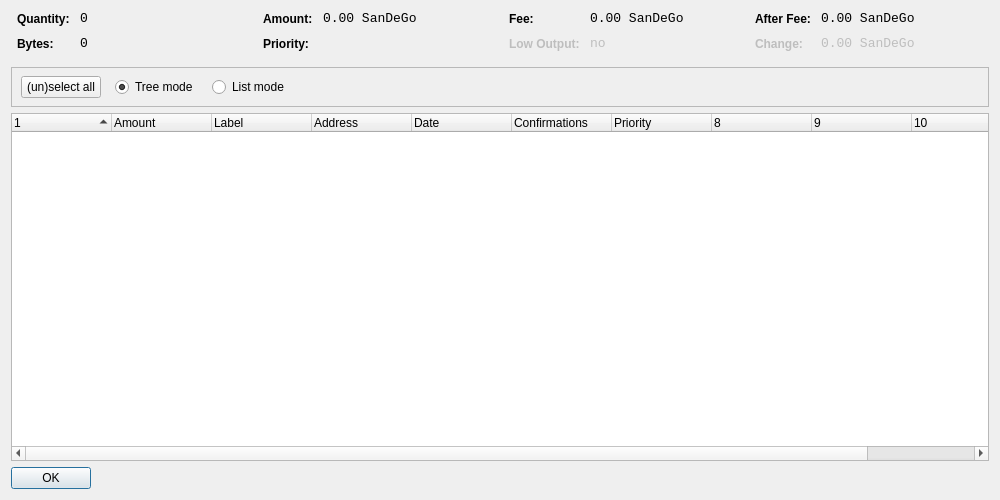
<?xml version="1.0" encoding="UTF-8"?>
<ui version="4.0">
 <class>CoinControlDialog</class>
 <widget class="QDialog" name="CoinControlDialog">
  <property name="geometry">
   <rect>
    <x>0</x>
    <y>0</y>
    <width>1000</width>
    <height>500</height>
   </rect>
  </property>
  <property name="windowTitle">
   <string>Coin Control</string>
  </property>
  <layout class="QVBoxLayout" name="verticalLayout">
   <item>
    <layout class="QHBoxLayout" name="horizontalLayoutTop" stretch="0,0,0,0">
     <property name="topMargin">
      <number>0</number>
     </property>
     <property name="bottomMargin">
      <number>10</number>
     </property>
     <item>
      <layout class="QFormLayout" name="formLayoutCoinControl1">
       <property name="horizontalSpacing">
        <number>10</number>
       </property>
       <property name="verticalSpacing">
        <number>10</number>
       </property>
       <property name="leftMargin">
        <number>6</number>
       </property>
       <property name="rightMargin">
        <number>6</number>
       </property>
       <item row="0" column="0">
        <widget class="QLabel" name="labelCoinControlQuantityText">
         <property name="styleSheet">
          <string notr="true">font-weight:bold;</string>
         </property>
         <property name="text">
          <string>Quantity:</string>
         </property>
        </widget>
       </item>
       <item row="0" column="1">
        <widget class="QLabel" name="labelCoinControlQuantity">
         <property name="font">
          <font>
           <family>Monospace</family>
           <pointsize>10</pointsize>
          </font>
         </property>
         <property name="cursor">
          <cursorShape>IBeamCursor</cursorShape>
         </property>
         <property name="contextMenuPolicy">
          <enum>Qt::ActionsContextMenu</enum>
         </property>
         <property name="text">
          <string notr="true">0</string>
         </property>
         <property name="textInteractionFlags">
          <set>Qt::LinksAccessibleByMouse|Qt::TextSelectableByKeyboard|Qt::TextSelectableByMouse</set>
         </property>
        </widget>
       </item>
       <item row="1" column="0">
        <widget class="QLabel" name="labelCoinControlBytesText">
         <property name="styleSheet">
          <string notr="true">font-weight:bold;</string>
         </property>
         <property name="text">
          <string>Bytes:</string>
         </property>
        </widget>
       </item>
       <item row="1" column="1">
        <widget class="QLabel" name="labelCoinControlBytes">
         <property name="font">
          <font>
           <family>Monospace</family>
           <pointsize>10</pointsize>
          </font>
         </property>
         <property name="cursor">
          <cursorShape>IBeamCursor</cursorShape>
         </property>
         <property name="contextMenuPolicy">
          <enum>Qt::ActionsContextMenu</enum>
         </property>
         <property name="text">
          <string notr="true">0</string>
         </property>
         <property name="textInteractionFlags">
          <set>Qt::LinksAccessibleByMouse|Qt::TextSelectableByKeyboard|Qt::TextSelectableByMouse</set>
         </property>
        </widget>
       </item>
      </layout>
     </item>
     <item>
      <layout class="QFormLayout" name="formLayoutCoinControl2">
       <property name="horizontalSpacing">
        <number>10</number>
       </property>
       <property name="verticalSpacing">
        <number>10</number>
       </property>
       <property name="leftMargin">
        <number>6</number>
       </property>
       <property name="rightMargin">
        <number>6</number>
       </property>
       <item row="0" column="0">
        <widget class="QLabel" name="labelCoinControlAmountText">
         <property name="styleSheet">
          <string notr="true">font-weight:bold;</string>
         </property>
         <property name="text">
          <string>Amount:</string>
         </property>
        </widget>
       </item>
       <item row="0" column="1">
        <widget class="QLabel" name="labelCoinControlAmount">
         <property name="font">
          <font>
           <family>Monospace</family>
           <pointsize>10</pointsize>
          </font>
         </property>
         <property name="cursor">
          <cursorShape>IBeamCursor</cursorShape>
         </property>
         <property name="contextMenuPolicy">
          <enum>Qt::ActionsContextMenu</enum>
         </property>
         <property name="text">
          <string notr="true">0.00 SanDeGo</string>
         </property>
         <property name="textInteractionFlags">
          <set>Qt::LinksAccessibleByMouse|Qt::TextSelectableByKeyboard|Qt::TextSelectableByMouse</set>
         </property>
        </widget>
       </item>
       <item row="1" column="0">
        <widget class="QLabel" name="labelCoinControlPriorityText">
         <property name="styleSheet">
          <string notr="true">font-weight:bold;</string>
         </property>
         <property name="text">
          <string>Priority:</string>
         </property>
        </widget>
       </item>
       <item row="1" column="1">
        <widget class="QLabel" name="labelCoinControlPriority">
         <property name="font">
          <font>
           <family>Monospace</family>
           <pointsize>10</pointsize>
          </font>
         </property>
         <property name="cursor">
          <cursorShape>IBeamCursor</cursorShape>
         </property>
         <property name="contextMenuPolicy">
          <enum>Qt::ActionsContextMenu</enum>
         </property>
         <property name="text">
          <string/>
         </property>
         <property name="textInteractionFlags">
          <set>Qt::LinksAccessibleByMouse|Qt::TextSelectableByKeyboard|Qt::TextSelectableByMouse</set>
         </property>
        </widget>
       </item>
      </layout>
     </item>
     <item>
      <layout class="QFormLayout" name="formLayoutCoinControl3">
       <property name="horizontalSpacing">
        <number>10</number>
       </property>
       <property name="verticalSpacing">
        <number>10</number>
       </property>
       <property name="leftMargin">
        <number>6</number>
       </property>
       <property name="rightMargin">
        <number>6</number>
       </property>
       <item row="0" column="0">
        <widget class="QLabel" name="labelCoinControlFeeText">
         <property name="styleSheet">
          <string notr="true">font-weight:bold;</string>
         </property>
         <property name="text">
          <string>Fee:</string>
         </property>
        </widget>
       </item>
       <item row="0" column="1">
        <widget class="QLabel" name="labelCoinControlFee">
         <property name="font">
          <font>
           <family>Monospace</family>
           <pointsize>10</pointsize>
          </font>
         </property>
         <property name="cursor">
          <cursorShape>IBeamCursor</cursorShape>
         </property>
         <property name="contextMenuPolicy">
          <enum>Qt::ActionsContextMenu</enum>
         </property>
         <property name="text">
          <string notr="true">0.00 SanDeGo</string>
         </property>
         <property name="textInteractionFlags">
          <set>Qt::LinksAccessibleByMouse|Qt::TextSelectableByKeyboard|Qt::TextSelectableByMouse</set>
         </property>
        </widget>
       </item>
       <item row="1" column="0">
        <widget class="QLabel" name="labelCoinControlLowOutputText">
         <property name="enabled">
          <bool>false</bool>
         </property>
         <property name="styleSheet">
          <string notr="true">font-weight:bold;</string>
         </property>
         <property name="text">
          <string>Low Output:</string>
         </property>
        </widget>
       </item>
       <item row="1" column="1">
        <widget class="QLabel" name="labelCoinControlLowOutput">
         <property name="enabled">
          <bool>false</bool>
         </property>
         <property name="font">
          <font>
           <family>Monospace</family>
           <pointsize>10</pointsize>
          </font>
         </property>
         <property name="cursor">
          <cursorShape>IBeamCursor</cursorShape>
         </property>
         <property name="contextMenuPolicy">
          <enum>Qt::ActionsContextMenu</enum>
         </property>
         <property name="text">
          <string notr="true">no</string>
         </property>
         <property name="textInteractionFlags">
          <set>Qt::LinksAccessibleByMouse|Qt::TextSelectableByKeyboard|Qt::TextSelectableByMouse</set>
         </property>
        </widget>
       </item>
      </layout>
     </item>
     <item>
      <layout class="QFormLayout" name="formLayoutCoinControl4">
       <property name="horizontalSpacing">
        <number>10</number>
       </property>
       <property name="verticalSpacing">
        <number>10</number>
       </property>
       <property name="leftMargin">
        <number>6</number>
       </property>
       <property name="rightMargin">
        <number>6</number>
       </property>
       <item row="0" column="0">
        <widget class="QLabel" name="labelCoinControlAfterFeeText">
         <property name="styleSheet">
          <string notr="true">font-weight:bold;</string>
         </property>
         <property name="text">
          <string>After Fee:</string>
         </property>
        </widget>
       </item>
       <item row="0" column="1">
        <widget class="QLabel" name="labelCoinControlAfterFee">
         <property name="font">
          <font>
           <family>Monospace</family>
           <pointsize>10</pointsize>
          </font>
         </property>
         <property name="cursor">
          <cursorShape>IBeamCursor</cursorShape>
         </property>
         <property name="contextMenuPolicy">
          <enum>Qt::ActionsContextMenu</enum>
         </property>
         <property name="text">
          <string notr="true">0.00 SanDeGo</string>
         </property>
         <property name="textInteractionFlags">
          <set>Qt::LinksAccessibleByMouse|Qt::TextSelectableByKeyboard|Qt::TextSelectableByMouse</set>
         </property>
        </widget>
       </item>
       <item row="1" column="0">
        <widget class="QLabel" name="labelCoinControlChangeText">
         <property name="enabled">
          <bool>false</bool>
         </property>
         <property name="styleSheet">
          <string notr="true">font-weight:bold;</string>
         </property>
         <property name="text">
          <string>Change:</string>
         </property>
        </widget>
       </item>
       <item row="1" column="1">
        <widget class="QLabel" name="labelCoinControlChange">
         <property name="enabled">
          <bool>false</bool>
         </property>
         <property name="font">
          <font>
           <family>Monospace</family>
           <pointsize>10</pointsize>
          </font>
         </property>
         <property name="cursor">
          <cursorShape>IBeamCursor</cursorShape>
         </property>
         <property name="contextMenuPolicy">
          <enum>Qt::ActionsContextMenu</enum>
         </property>
         <property name="text">
          <string notr="true">0.00 SanDeGo</string>
         </property>
         <property name="textInteractionFlags">
          <set>Qt::LinksAccessibleByMouse|Qt::TextSelectableByKeyboard|Qt::TextSelectableByMouse</set>
         </property>
        </widget>
       </item>
      </layout>
     </item>
    </layout>
   </item>
   <item>
    <widget class="QFrame" name="frame">
     <property name="minimumSize">
      <size>
       <width>0</width>
       <height>40</height>
      </size>
     </property>
     <property name="frameShape">
      <enum>QFrame::StyledPanel</enum>
     </property>
     <property name="frameShadow">
      <enum>QFrame::Sunken</enum>
     </property>
     <widget class="QWidget" name="horizontalLayoutWidget">
      <property name="geometry">
       <rect>
        <x>10</x>
        <y>0</y>
        <width>781</width>
        <height>41</height>
       </rect>
      </property>
      <layout class="QHBoxLayout" name="horizontalLayoutPanel" stretch="0,0,0,0,0">
       <property name="spacing">
        <number>14</number>
       </property>
       <item>
        <widget class="QPushButton" name="pushButtonSelectAll">
         <property name="sizePolicy">
          <sizepolicy hsizetype="Maximum" vsizetype="Fixed">
           <horstretch>0</horstretch>
           <verstretch>0</verstretch>
          </sizepolicy>
         </property>
         <property name="text">
          <string>(un)select all</string>
         </property>
        </widget>
       </item>
       <item>
        <widget class="QRadioButton" name="radioTreeMode">
         <property name="sizePolicy">
          <sizepolicy hsizetype="Maximum" vsizetype="Fixed">
           <horstretch>0</horstretch>
           <verstretch>0</verstretch>
          </sizepolicy>
         </property>
         <property name="text">
          <string>Tree mode</string>
         </property>
         <property name="checked">
          <bool>true</bool>
         </property>
        </widget>
       </item>
       <item>
        <widget class="QRadioButton" name="radioListMode">
         <property name="sizePolicy">
          <sizepolicy hsizetype="Maximum" vsizetype="Fixed">
           <horstretch>0</horstretch>
           <verstretch>0</verstretch>
          </sizepolicy>
         </property>
         <property name="text">
          <string>List mode</string>
         </property>
        </widget>
       </item>
       <item>
        <spacer name="horizontalSpacer">
         <property name="orientation">
          <enum>Qt::Horizontal</enum>
         </property>
         <property name="sizeHint" stdset="0">
          <size>
           <width>40</width>
           <height>20</height>
          </size>
         </property>
        </spacer>
       </item>
      </layout>
     </widget>
    </widget>
   </item>
   <item>
    <widget class="CoinControlTreeWidget" name="treeWidget">
     <property name="contextMenuPolicy">
      <enum>Qt::CustomContextMenu</enum>
     </property>
     <property name="sortingEnabled">
      <bool>false</bool>
     </property>
     <property name="columnCount">
      <number>11</number>
     </property>
     <attribute name="headerShowSortIndicator" stdset="0">
      <bool>true</bool>
     </attribute>
     <attribute name="headerStretchLastSection">
      <bool>false</bool>
     </attribute>
     <column>
      <property name="text">
       <string/>
      </property>
     </column>
     <column>
      <property name="text">
       <string>Amount</string>
      </property>
     </column>
     <column>
      <property name="text">
       <string>Label</string>
      </property>
     </column>
     <column>
      <property name="text">
       <string>Address</string>
      </property>
     </column>
     <column>
      <property name="text">
       <string>Date</string>
      </property>
     </column>
     <column>
      <property name="text">
       <string>Confirmations</string>
      </property>
      <property name="toolTip">
       <string>Confirmed</string>
      </property>
     </column>
     <column>
      <property name="text">
       <string>Priority</string>
      </property>
     </column>
     <column>
      <property name="text">
       <string/>
      </property>
     </column>
     <column>
      <property name="text">
       <string/>
      </property>
     </column>
     <column>
      <property name="text">
       <string/>
      </property>
     </column>
     <column>
      <property name="text">
       <string/>
      </property>
     </column>
    </widget>
   </item>
   <item>
    <widget class="QDialogButtonBox" name="buttonBox">
     <property name="sizePolicy">
      <sizepolicy hsizetype="Maximum" vsizetype="Fixed">
       <horstretch>0</horstretch>
       <verstretch>0</verstretch>
      </sizepolicy>
     </property>
     <property name="orientation">
      <enum>Qt::Horizontal</enum>
     </property>
     <property name="standardButtons">
      <set>QDialogButtonBox::Ok</set>
     </property>
    </widget>
   </item>
  </layout>
 </widget>
 <customwidgets>
  <customwidget>
   <class>CoinControlTreeWidget</class>
   <extends>QTreeWidget</extends>
   <header>coincontroltreewidget.h</header>
  </customwidget>
 </customwidgets>
 <resources/>
 <connections/>
</ui>
